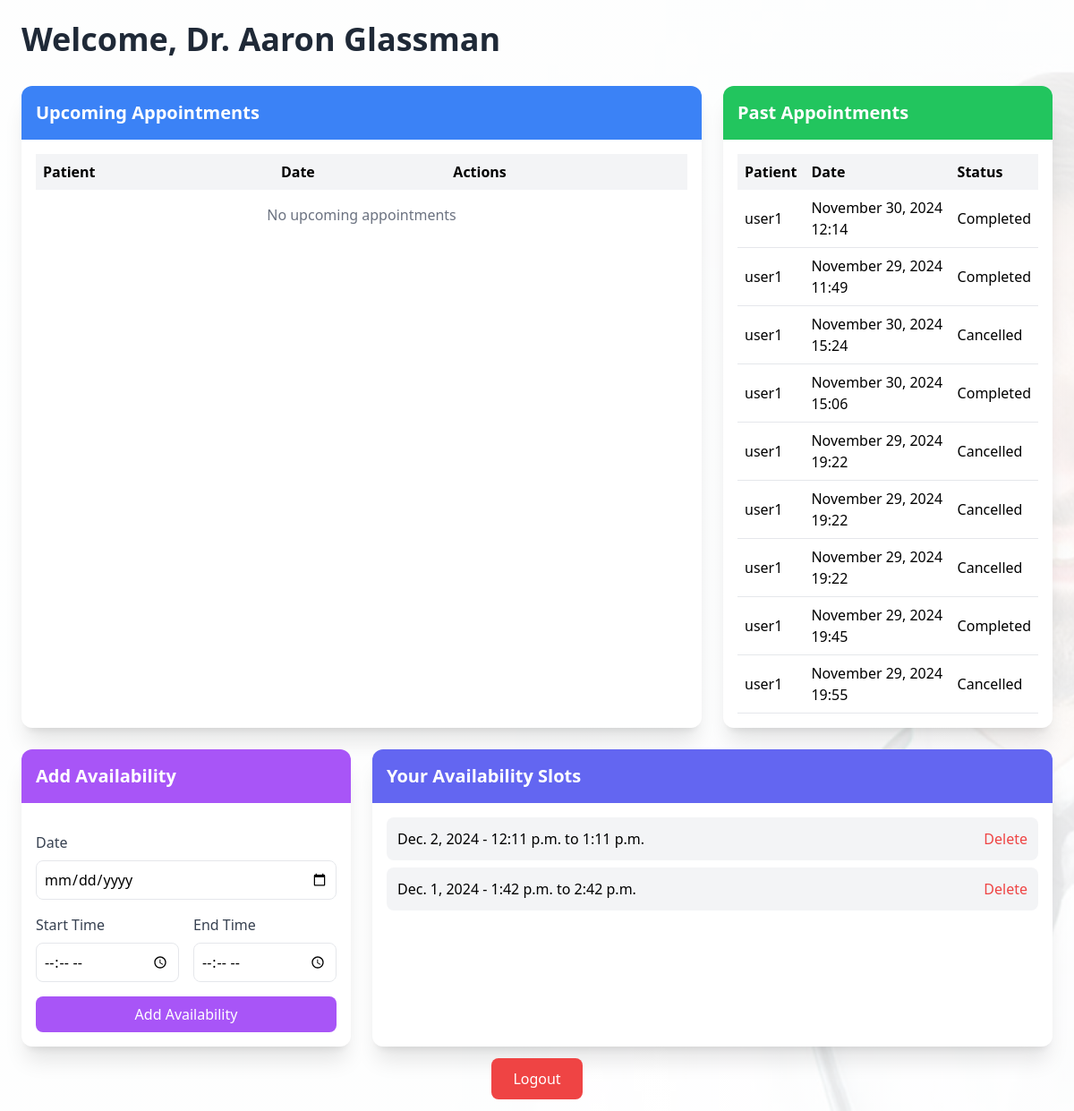
/doctor-dashboard/ (signed in), run on the app's committed database.
### doctor/models.py (models this page shows, shortened)
class Doctor(models.Model):
    user = models.OneToOneField(User, on_delete=models.CASCADE)
    first_name = models.CharField(max_length=100)
    last_name = models.CharField(max_length=100)
    specialty = models.ForeignKey(Specialty, on_delete=models.SET_NULL, null=True)
    medical_license_number = models.CharField(max_length=50, unique=True)
    consultation_fee = models.DecimalField(max_digits=10, decimal_places=2)
    is_active = models.BooleanField(default=True)

class DoctorAvailability(models.Model):
    SLOT_STATUS_CHOICES = [
        ('AVAILABLE', 'Available'),
        ('BOOKED', 'Booked'),
        ('COMPLETED', 'Completed')
    ]
    doctor = models.ForeignKey(Doctor, on_delete=models.CASCADE, related_name='availability_slots')
    date = models.DateField()
    start_time = models.TimeField()
    end_time = models.TimeField()
    status = models.CharField(max_length=20, choices=SLOT_STATUS_CHOICES, default='AVAILABLE')
    class Meta:
        unique_together = ('doctor', 'date', 'start_time')

### patient/models.py (models this page shows, shortened)
class Appointment(models.Model):
    patient = models.ForeignKey(Patient, on_delete=models.CASCADE)
    doctor = models.ForeignKey(Doctor, on_delete=models.SET_NULL, null=True, blank=True)
    appointment_date = models.DateTimeField()
    preferred_time = models.TimeField(null=True, blank=True)
    status = models.CharField(max_length=50, choices=[
        ('SCHEDULED', 'Scheduled'),
        ('CANCELLED', 'Cancelled'),
        ('COMPLETED', 'Completed')
    ], default='SCHEDULED')

class Patient(models.Model):
    user = models.OneToOneField(User, on_delete=models.CASCADE)
    first_name = models.CharField(max_length=100)
    last_name = models.CharField(max_length=100)
    date_of_birth = models.DateField()
    phone_number = models.CharField(max_length=15)
    email = models.EmailField(unique=True)
    medical_history = models.TextField(blank=True, help_text='Previous medical conditions and treatments')
    medications = models.TextField(blank=True, help_text='Current medications')
    allergies = models.TextField(blank=True, help_text='Known allergies')

### doctor/views.py (the view)
# urls.py: path('doctor-dashboard/', views.doctor_dashboard, name='doctor_dashboard'),
@login_required
def doctor_dashboard(request):
    doctor = request.user.doctor  # Assuming the doctor is linked to the user via a OneToOneField
    upcoming_appointments = Appointment.objects.filter(
        doctor=doctor,
        appointment_date__gte=timezone.now(),
        status='SCHEDULED'
    )
    past_appointments = Appointment.objects.filter(
        doctor=doctor,
        status__in=['COMPLETED', 'CANCELLED']
    )
    context = {
        'doctor': doctor,
        'upcoming_appointments': upcoming_appointments,
        'past_appointments': past_appointments
    }
    return render(request, 'doctor/dashboard.html', context)

### templates/doctor/dashboard.html (shortened to what this page needs)
<!DOCTYPE html>
<html lang="en">
<head>
    <script src="https://cdn.tailwindcss.com"></script>
</head>
<body class="bg-gray-100 min-h-screen p-6">
    <div class="max-w-7xl mx-auto">
        <div class="mb-8">
            <h1 class="text-4xl font-bold text-gray-800">
                Welcome, Dr. {{ doctor.first_name }} {{ doctor.last_name }}
            </h1>
        </div>
        <div class="grid md:grid-cols-2 lg:grid-cols-3 gap-6">
            <div class="bg-white shadow-xl rounded-xl overflow-hidden lg:col-span-2">
                <div class="bg-blue-500 text-white p-4">
                    <h2 class="text-xl font-semibold">Upcoming Appointments</h2>
                </div>
                <div class="p-4">
                    <div class="overflow-x-auto">
                        <table class="w-full">
                            <thead class="bg-gray-100">
                                <tr>
                                    <th class="p-2 text-left">Patient</th>
                                    <th class="p-2 text-left">Date</th>
                                    <th class="p-2 text-left">Actions</th>
                                </tr>
                            </thead>
                            <tbody>
                                {% for appointment in upcoming_appointments %}
                                    <tr class="border-b hover:bg-gray-50">
                                        <td class="p-2">{{ appointment.patient.user.username }}</td>
                                        <td class="p-2">{{ appointment.appointment_date|date:"F d, Y H:i" }}</td>
                                        <td class="p-2 space-x-2">
                                            <div class="flex flex-col space-y-2">
                                                <a href="{% url 'manage_appointment' appointment.id %}" class="bg-blue-500 text-white px-3 py-1 rounded-md text-sm hover:bg-blue-600 text-center">
                                                    Manage
                                                </a>
                                                <a href="{% url 'create_prescription' appointment.id %}" class="bg-green-500 text-white px-3 py-1 rounded-md text-sm hover:bg-green-600 text-center">
                                                    Create Prescription
                                                </a>
                                            </div>
                                        </td>
                                    </tr>
                                {% empty %}
                                    <tr>
                                        <td colspan="3" class="text-center p-4 text-gray-500">No upcoming appointments</td>
                                    </tr>
                                {% endfor %}
                            </tbody>
                        </table>
                    </div>
                </div>
            </div>
            <div class="bg-white shadow-xl rounded-xl overflow-hidden">
                <div class="bg-green-500 text-white p-4">
                    <h2 class="text-xl font-semibold">Past Appointments</h2>
                </div>
                <div class="p-4">
                    <div class="overflow-x-auto">
                        <table class="w-full">
                            <thead class="bg-gray-100">
                                <tr>
                                    <th class="p-2 text-left">Patient</th>
                                    <th class="p-2 text-left">Date</th>
                                    <th class="p-2 text-left">Status</th>
                                </tr>
                            </thead>
                            <tbody>
                                {% for appointment in past_appointments %}
                                    <tr class="border-b hover:bg-gray-50">
                                        <td class="p-2">{{ appointment.patient.user.username }}</td>
                                        <td class="p-2">{{ appointment.appointment_date|date:"F d, Y H:i" }}</td>
                                        <td class="p-2">{{ appointment.get_status_display }}</td>
                                    </tr>
                                {% empty %}
                                    <tr>
                                        <td colspan="3" class="text-center p-4 text-gray-500">No past appointments</td>
                                    </tr>
                                {% endfor %}
                            </tbody>
                        </table>
                    </div>
                </div>
            </div>
            <div class="bg-white shadow-xl rounded-xl overflow-hidden">
                <div class="bg-purple-500 text-white p-4">
                    <h2 class="text-xl font-semibold">Add Availability</h2>
                </div>
                <div class="p-4">
                    <form method="POST" action="{% url 'add_availability' %}" class="space-y-4">
                        <div class="grid grid-cols-1 gap-4">
                            <div>
                                <label class="block text-gray-700 mb-2">Date</label>
                                <input type="date" name="date" class="w-full border rounded-lg p-2" required>
                            </div>
                            <div class="grid grid-cols-2 gap-4">
                                <div>
                                    <label class="block text-gray-700 mb-2">Start Time</label>
                                    <input type="time" name="start_time" class="w-full border rounded-lg p-2" required>
                                </div>
                                <div>
                                    <label class="block text-gray-700 mb-2">End Time</label>
                                    <input type="time" name="end_time" class="w-full border rounded-lg p-2" required>
                                </div>
                            </div>
                        </div>
                        <button type="submit" class="w-full bg-purple-500 text-white py-2 rounded-lg hover:bg-purple-600 transition">
                            Add Availability
                        </button>
                    </form>
                </div>
            </div>
            <div class="bg-white shadow-xl rounded-xl overflow-hidden col-span-2">
                <div class="bg-indigo-500 text-white p-4">
                    <h2 class="text-xl font-semibold">Your Availability Slots</h2>
                </div>
                <div class="p-4">
                    <ul class="space-y-2">
                        {% for slot in doctor.availability_slots.all %}
                            <li class="flex justify-between items-center bg-gray-100 p-3 rounded-lg">
                                <span>
                                    {{ slot.date }} - {{ slot.start_time }} to {{ slot.end_time }}
                                </span>
                                <a href="{% url 'delete_availability' slot.id %}"
                                   class="text-red-500 hover:text-red-700"
                                   onclick="return confirm('Are you sure you want to delete this availability slot?')">
                                    Delete
                                </a>
                            </li>
                        {% empty %}
                            <li class="text-center text-gray-500 p-4">No availability slots set</li>
                        {% endfor %}
                    </ul>
                </div>
            </div>
        </div>
        <div class="mt-6 text-center">
            <a href="{% url 'doctor_logout' %}" class="bg-red-500 text-white px-6 py-3 rounded-lg hover:bg-red-600 transition">
                Logout
            </a>
        </div>
    </div>
</body>
</html>

### templates/doctor/dashboard.html (style rules this page uses)
body { background-image: linear-gradient(rgba(255,255,255,0.9), rgba(255,255,255,0.9)), url('/static/doctor/slider3.jpg'); background-size: cover; background-position: center; background-attachment: fixed; }

### data on the page
Doctor: first_name "Aaron", last_name "Glassman"
Appointment: patient.user.username "user1", appointment_date "November 30, 2024 12:14", status "Completed"
Appointment: patient.user.username "user1", appointment_date "November 29, 2024 11:49", status "Completed"
Appointment: patient.user.username "user1", appointment_date "November 30, 2024 15:24", status "Cancelled"
Appointment: patient.user.username "user1", appointment_date "November 30, 2024 15:06", status "Completed"
Appointment: patient.user.username "user1", appointment_date "November 29, 2024 19:22", status "Cancelled"
Appointment: patient.user.username "user1", appointment_date "November 29, 2024 19:22", status "Cancelled"
Appointment: patient.user.username "user1", appointment_date "November 29, 2024 19:22", status "Cancelled"
Appointment: patient.user.username "user1", appointment_date "November 29, 2024 19:45", status "Completed"
Appointment: patient.user.username "user1", appointment_date "November 29, 2024 19:55", status "Cancelled"
DoctorAvailability: date "Dec. 2, 2024", start_time "12:11 p.m.", end_time "1:11 p.m."
DoctorAvailability: date "Dec. 1, 2024", start_time "1:42 p.m.", end_time "2:42 p.m."
